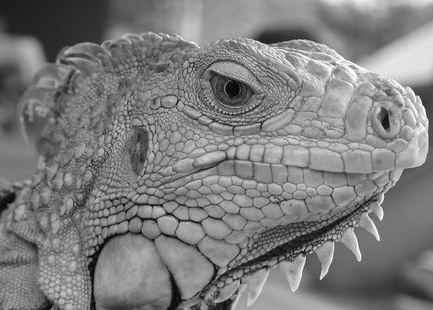
#> input picture comp_vision/edge_detection/edge_detection/iguana.png, 433 x 310 px
$ jupyter execute 'Edge detection.ipynb'   (shell and % lines are left out)
#> lines starting #> are read from the running program, lines starting #| are printed output that depends on the picture
Start with our usual setup, including the utility methods from last time.

[cell 1]
from skimage import io
import numpy as np
import matplotlib.pyplot as plt
from time import time

# Make matplotlib figures appear inline in the
# notebook rather than in a new window
plt.rcParams['figure.figsize'] = (10.0, 8.0) # set default size of plots
plt.rcParams['image.interpolation'] = 'nearest'
plt.rcParams['image.cmap'] = 'gray'

def display(img, title=None):
    # Show image
    plt.figure(figsize = (5,5))
    plt.imshow(img)
    plt.title(title)
    plt.axis('off')
    plt.show()

Optional: we'll use the OpenCV library's convolution function, which is much faster. You may need to run `pip3 install opencv-python` and restart Jupyter notebook.

[cell 2]
import cv2

We'll start by reviewing the example from lecture: the iguana and the horizontal derivative.

[cell 3]
filter = np.array(
[
    [1,0,-1]
])

image = cv2.imread('./iguana.png')
#> image is the input picture: shape (310, 433, 3); mean B, G, R 125.4, 125.4, 125.4
result = cv2.filter2D(image, -1, filter)
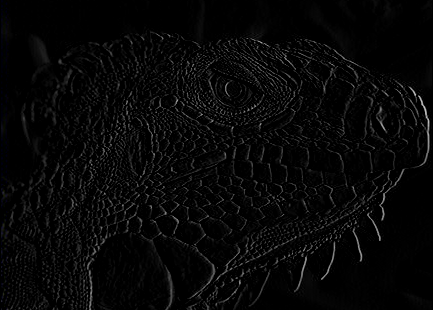
#> result: shape (310, 433, 3); mean B, G, R 7.3, 7.3, 7.3
display(result)
